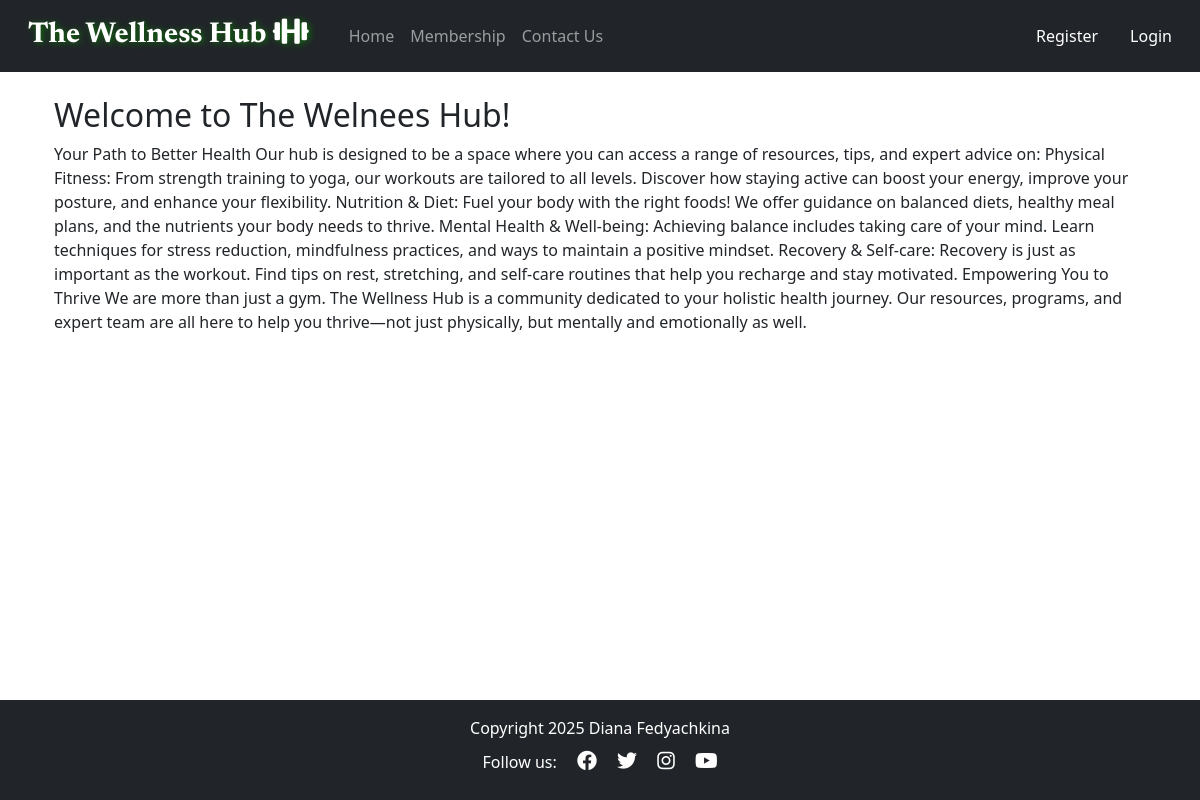
The page / on the database its author committed.
### gym_home/models.py (models this page shows, shortened)
class HomeText(models.Model):
    title = models.CharField(max_length=255)
    content = models.TextField()
    is_active = models.BooleanField(default=True)

### gym_home/views.py (the view)
# urls.py: path('', views.home, name='home'),
def home(request):
    carousel_images = Carousel.objects.filter(is_active=True)
    home_text = HomeText.objects.filter(is_active=True).first()
    return render(request, 'gym_home/home.html', {'carousel_images': carousel_images, 'home_text': home_text})  # noqa

### the_welness_hub/contexts.py (called while the page is built)
def membership_status(request):
    is_member = False
    if request.user.is_authenticated:
        is_member = MembershipRequest.objects.filter(
            user=request.user,
            status="approved"
        ).exists()
    return {"is_member": is_member}

### gym_home/templates/gym_home/home.html (shortened to what this page needs)
{% extends "base.html" %}
{% load static %}
{% load cloudinary %}
{% block content %}
  {% if home_text %}
    <div class="container mt-4">
        <h2>{{ home_text.title }}</h2>
        {{ home_text.content | safe }}
    </div>
{% endif %}
{% endblock %}
{% block copyright %}
    Copyright 2025 Diana Fedyachkina
{% endblock %}

### templates/base.html (shortened to what this page needs)
{% load static %}
{% url 'home' as home_url %}
{% url 'create_appointment' as appointment_url %}
{% url 'membership' as membership_url %}
{% url 'contact' as contact_url %}
{% url 'account_login' as login_url %}
{% url 'account_signup' as signup_url %}
{% url 'account_logout' as logout_url %}
<!DOCTYPE html>
<html lang="en">
<head>
    <link href="https://cdn.jsdelivr.net/npm/bootstrap@5.0.2/dist/css/bootstrap.min.css" rel="stylesheet"
>
    <link href="https://cdnjs.cloudflare.com/ajax/libs/font-awesome/6.0.0-beta3/css/all.min.css" rel="stylesheet">
    <link rel="stylesheet" href="{% static 'css/style.css' %}">
</head>
<body class="d-flex flex-column min-vh-100">
    <nav class="navbar navbar-expand-lg navbar-dark bg-dark">
        <div class="container-fluid">
            <a class="navbar-brand nav-link" href="#">The Wellness Hub <i class="fas fa-dumbbell"></i></a>
            <div class="collapse navbar-collapse" id="navbarScroll">
                <ul class="navbar-nav me-auto my-2 my-lg-0 navbar-nav-scroll" style="--bs-scroll-height: 100px;">
                    <li class="nav-item">
                        <a class="nav-link" href="{{ home_url }}">Home</a>
                    </li>
                    <li class="nav-item">
                        <a class="nav-link" href="{{ membership_url }}">Membership</a>
                    </li>
                    <li class="nav-item">
                        <a class="nav-link" href="{{ contact_url }}">Contact Us</a>
                    </li>
                </ul>
                <span class="navbar-text">
                    {% if user.is_authenticated %}
                    <span class="navbar-text">
                        <span class="d-flex align-items-center">
                            <span class="mb-0 mr-3">Hi, {{ user.username }}!</span>
                            <a class="nav-link" href="/accounts/logout/" aria-current="page">
                                Logout
                            </a>
                        </span>
                    </span>
                    {% else %}
                    <span class="d-flex">
                        <a class="nav-link {% if request.path == signup_url %}active{% endif %}"
                            href="{% url 'account_signup' %}" aria-current="page">
                            Register
                        </a>
                        <a class="nav-link {% if request.path == login_url %}active{% endif %}"
                            href="{% url 'account_login' %}" aria-current="page">
                            Login
                        </a>
                    </span>
                    {% endif %}
                </span>
            </div>
        </div>
    </nav>
    <main class="container flex-grow-1">
        {% block content %}{% endblock content %}
    </main>
    <footer class="footer mt-auto py-3 footer-dark bg-dark">
        <p class="m-0 text-center text-white">
            {% block copyright %}{% endblock copyright %}
        </p>
        <div class="social-media">
            <p class="m-0 text-center text-white">Follow us:
                <a href="http://facebook.com" target="_blank" rel="noopener noreferrer"
                    class="icon-link icon-link-hover">
                    <i class="fa-brands fa-facebook ms-3"></i>
                </a>
                <a href="http://twitter.com" target="_blank" rel="noopener noreferrer"
                    class="icon-link icon-link-hover">
                    <i class="fa-brands fa-twitter ms-3"></i>
                </a>
                <a href="http://instagram.com" target="_blank" rel="noopener noreferrer"
                    class="icon-link icon-link-hover">
                    <i class="fa-brands fa-instagram ms-3"></i>
                </a>
                <a href="http://youtube.com" target="_blank" rel="noopener noreferrer"
                    class="icon-link icon-link-hover">
                    <i class="fa-brands fa-youtube ms-3"></i>
                </a>
            </p>
        </div>
    </footer>
</body>
</html>

### static/css/style.css (style rules this page uses)
.navbar-brand { font-family: 'Newsreader', sans-serif; font-weight: bold; text-shadow: 2px 1px 6px #0f6e0a; transition: text-shadow 0.3s ease; font-size: 1.8em; }
.social-media { margin: 10px; }
.icon-link { display: contents; padding: 15px; transition: transform 0.3s ease, color 0.3s ease; color: #ffffff; text-decoration: none; margin: 10px; }
.icon-link i { font-size: 20px; color: inherit; }
.icon-link + .icon-link { margin-left: 15px; }

### rows shown on the page
HomeText: title "Welcome to The Welnees Hub!", content "Your Path to Better Health Our hub is designed to be a space where you can access a range of resources, tips, and expert advice on: Physical Fitness: From strength training to yoga, our workouts are tailored to all levels. Discover how staying active can boost your energy, improve your posture, and enhance your flexibility. Nutrition & Diet: Fuel your body with the right foods! We offer guidance on balanced diets, healthy meal plans, and the nutrients your body needs to thrive. Mental Health & Well-being: Achieving balance includes taking care of your mind. Learn techniques for stress reduction, mindfulness practices, and ways to maintain a positive mindset. Recovery & Self-care: Recovery…"
